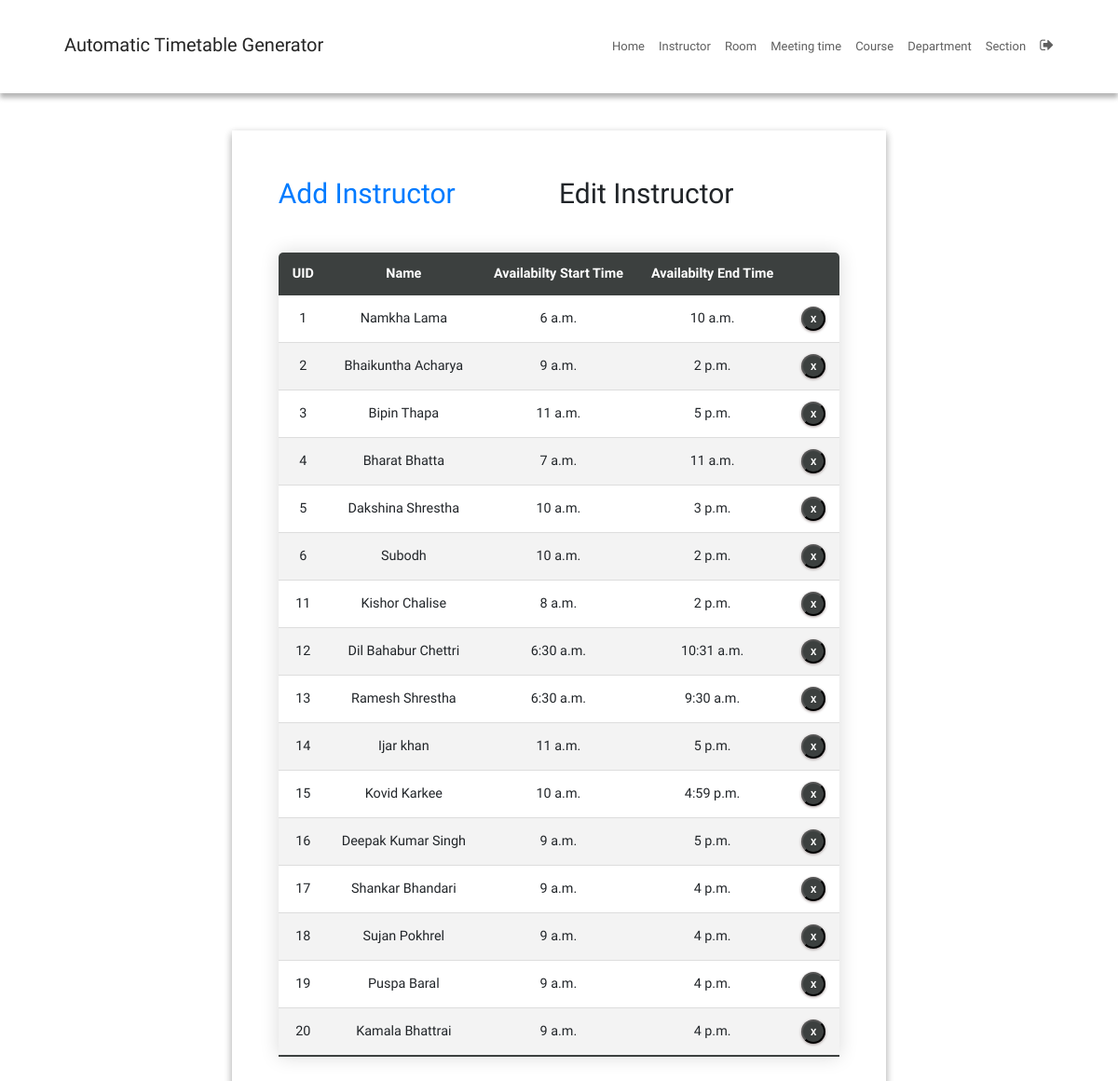
Page /instructorEdit/ (signed in) on the committed database.
### SchedulerApp/models.py (models this page shows, shortened)
class Instructor(models.Model):
    uid = models.CharField(max_length=6)
    name = models.CharField(max_length=25)
    availability_start = models.TimeField(null=True)  # Start time in 24-hour format
    availability_end = models.TimeField(null=True)    # End time in 24-hour format

### SchedulerApp/views.py (the view)
# urls.py: path('instructorEdit/', instructorEdit, name='instructorEdit'),
@login_required
def instructorEdit(request):
    context = {'instructors': Instructor.objects.all()}
    return render(request, 'instructorEdit.html', context)

### SchedulerApp/templatetags/index.py (called while the page is built)
@register.tag
def active(parser, token):
    args = token.split_contents()
    template_tag = args[0]
    if len(args) < 2:
        raise (template.TemplateSyntaxError, f'{template_tag} tag requires at least one argument')
    return NavSelectedNode(args[1:])

    def render(self, context):
        path = context['request'].path
        for p in self.patterns:
            pValue = template.Variable(p).resolve(context)
            if path == pValue:
                return 'active'
        return ''

### templates/instructorEdit.html (shortened to what this page needs)
{% extends 'base.html' %}
{% block content %}
{% load static %}
<fieldset class="fieldset">
  <div class="tablink">
    <a href="{% url 'instructorAdd'%}">
      <h1 onclick="openPage('new')" id="defaultOpen">Add Instructor</h1>
    </a>
    <h1 onclick="openPage('edit')" id="link_to_edit">Edit Instructor</h1>
  </div>
  <div class="tabcontent" id="edit">
    <table class="editTable">
      <thead>
        <tr class="table-headers">
          <th>UID</th>
          <th>Name</th>
          <th>Availabilty Start Time</th>
          <th>Availabilty End Time</th>
          <th class="empty"></th>
        </tr>
      </thead>
      <tbody>
        {% for inst in instructors %}
        <tr>
          <td>{{inst.uid}}</td>
          <td>{{inst.name}}</td>
          <td>{{inst.availability_start}}</td>
          <td>{{inst.availability_end}}</td>
          <td class="empty">
            <form action="{% url 'deleteinstructor' inst.id %}" method="post">
              <input type="submit" value="X" class="cross">
            </form>
          </td>
        </tr>
        {% endfor %}
      </tbody>
    </table>
  </div>
</fieldset>
{% endblock %}

### static/CSS/style.css (style rules this page uses)
:root { --green4: #343837; --green5: #303333; --green6: #454a49; --green7: #3c403f; --white: #fff; --grey: #aaa; --dark-grey: #444; --light-grey: #a29999; --lighter-grey: #dddddd; --lightest-grey: #f3f3f3; --box-shadow: #9e9292; }
html { font-size: 100%; box-sizing: border-box; scroll-behavior: smooth; }
html, body { margin: 0; padding: 0; width: 100vw; min-height: 100%; text-rendering: optimizeLegibility; font-family: "Quicksand", sans-serif; font-size: 62.5%; }
body { position: relative; }
a { text-decoration: none; }
fieldset { padding: 50px; border-radius: 0 0 8px 8px; background: transparent; box-shadow: rgba(0, 0, 0, 0.145) 0px 4px 8px, rgba(0, 0, 0, 0.24) 0px 3px 8px; border-top: 5px solid var(--green1); }
.fieldset { min-width: 65rem; font-size: 1.6rem; }
.tablink { display: grid; grid-template-columns: 1fr 1fr; }
.tablink h1 { color: var(--green3); padding-bottom: 2rem; cursor: pointer; font-size: 3rem; }
.tabcontent { display: grid; gap: 3rem; }
.editTable, .timetable { border-collapse: collapse; margin-top: 2rem; font-size: 0.9em; min-width: 40rem; border-radius: 5px 5px 0 0; overflow: hidden; box-shadow: 0 0 20px rgba(0, 0, 0, 0.15); text-align: center; }
.editTable thead tr, .timetable thead tr { background-color: var(--green7); color: var(--white); font-weight: bold; }
.editTable th, .editTable td, .timetable th, .timetable td { padding: 1.2rem 1.5rem; }
.editTable tbody tr, .timetable tbody tr { border-bottom: 1px solid var(--lighter-grey); }
.editTable tbody tr:nth-of-type(even), .timetable tbody tr:nth-of-type(even) { background-color: var(--lightest-grey); }
.editTable tbody tr:last-of-type, .timetable tbody tr:last-of-type { border-bottom: 2px solid var(--green7); }
.empty form { display: flex; justify-content: center; }
.cross { border-radius: 50%; font-size: 1rem; font-weight: bold; box-shadow: 0px 1px 3px 0px var(--box-shadow); padding: 4px; color: var(--white); background-color: var(--green7); cursor: pointer; width: 2.6rem; height: 2.6rem; }

### rows in the picture
Instructor: uid "1", name "Namkha Lama", availability_start "6 a.m.", availability_end "10 a.m."
Instructor: uid "2", name "Bhaikuntha Acharya", availability_start "9 a.m.", availability_end "2 p.m."
Instructor: uid "3", name "Bipin Thapa", availability_start "11 a.m.", availability_end "5 p.m."
Instructor: uid "4", name "Bharat Bhatta", availability_start "7 a.m.", availability_end "11 a.m."
Instructor: uid "5", name "Dakshina Shrestha", availability_start "10 a.m.", availability_end "3 p.m."
Instructor: uid "6", name "Subodh", availability_start "10 a.m.", availability_end "2 p.m."
Instructor: uid "11", name "Kishor Chalise", availability_start "8 a.m.", availability_end "2 p.m."
Instructor: uid "12", name "Dil Bahabur Chettri", availability_start "6:30 a.m.", availability_end "10:31 a.m."
Instructor: uid "13", name "Ramesh Shrestha", availability_start "6:30 a.m.", availability_end "9:30 a.m."
Instructor: uid "14", name "Ijar khan", availability_start "11 a.m.", availability_end "5 p.m."
Instructor: uid "15", name "Kovid Karkee", availability_start "10 a.m.", availability_end "4:59 p.m."
Instructor: uid "16", name "Deepak Kumar Singh", availability_start "9 a.m.", availability_end "5 p.m."
Instructor: uid "17", name "Shankar Bhandari", availability_start "9 a.m.", availability_end "4 p.m."
Instructor: uid "18", name "Sujan Pokhrel", availability_start "9 a.m.", availability_end "4 p.m."
Instructor: uid "19", name "Puspa Baral", availability_start "9 a.m.", availability_end "4 p.m."
Instructor: uid "20", name "Kamala Bhattrai", availability_start "9 a.m.", availability_end "4 p.m."
